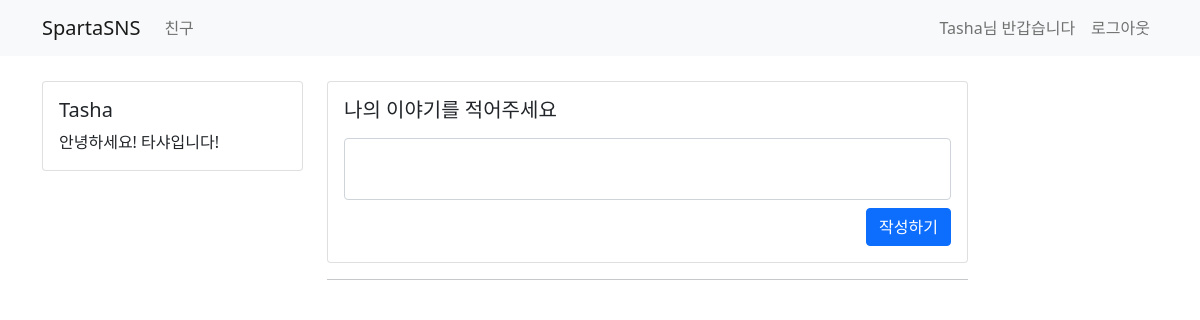
The app's page /tweet/ (signed in), older data.
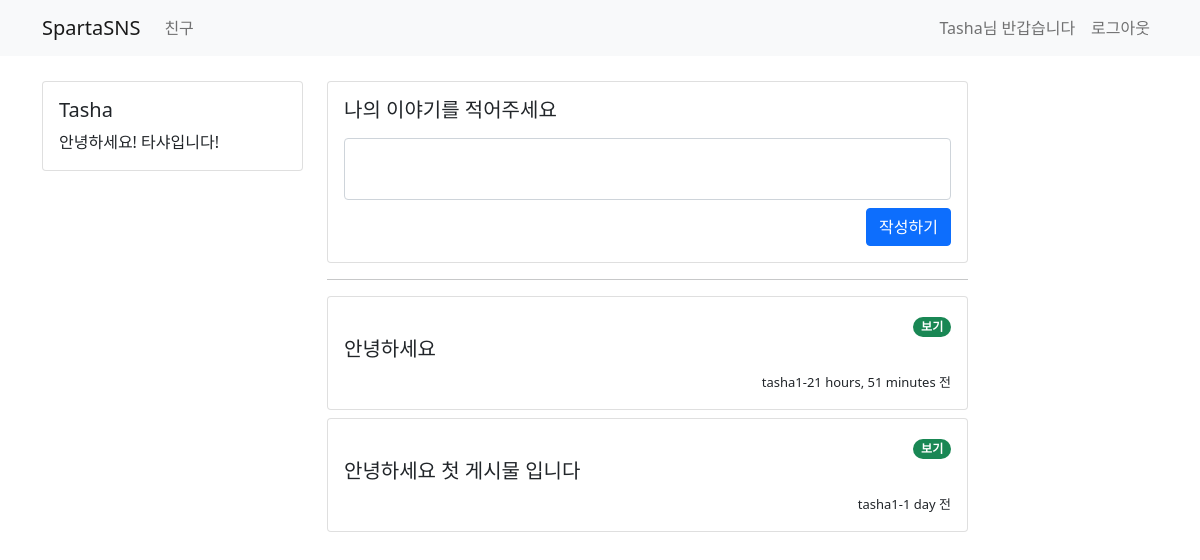
The same page, newer data.
### tweet/models.py (models this page shows)
class TweetModel(models.Model):
    class Meta:
        db_table = "tweet"
    author = models.ForeignKey(UserModel, on_delete=models.CASCADE) #foreign key= 다른 데이터베이스에서 정보를 가져오겠다
    content = models.CharField(max_length=256)
    created_at = models.DateTimeField(auto_now_add=True)
    updated_at = models.DateTimeField(auto_now=True)

### user/models.py (models this page shows)
class UserModel(AbstractUser): #모델스.모델의 기능들을 함께 사용하겠다
    class Meta: #데이터베이스에 정보를 넣어주는 역할
        db_table = "my_user"#내 db테이블이 my_user였으면 좋겠다
    bio = models.CharField(max_length=256, default='')

### tweet/views.py (the view, shortened to what this page needs)
# urls.py: path('', include('tweet.urls')),
def tweet(request):
    if request.method =='GET':
        user = request.user.is_authenticated #로그인 인증한 유저를 찾음
        if user: #로그인한 사람이 있다면
            all_tweet = TweetModel.objects.all().order_by('-created_at') #-는 역순으로 정렬하겠다는 뜻
            return render(request, 'tweet/home.html', {'tweet': all_tweet})
        else:
            return redirect("/sign-in")

### templates/tweet/home.html (shortened to what this page needs)
{% extends 'base.html' %}
{% block content %}
    <div class="container timeline-container">
        <div class="row">
            <div class="col-md-3">
                <div class="card">
                    <div class="card-body">
                        <h5 class="card-title">{{ user.username }}</h5>
                        <p class="card-text">{{ user.bio }}</p>
                    </div>
                </div>
            </div>
            <div class="col-md-7">
                <div class="row mb-2">
                    <div class="col-md-12">
                        <div class="card">
                            <div class="card-body">
                                <div class="media">
                                    <div class="media-body">
                                        <h5 class="mt-0">나의 이야기를 적어주세요</h5>
                                        <p>
                                        <form action="/tweet/" method="post">
                                            <div class="form-group mb-2">
                                                <textarea class="form-control" style="resize: none" name='my-content'
                                                          id="my-content"></textarea>
                                            </div>
                                            <button type="submit" class="btn btn-primary" style="float:right;">작성하기
                                            </button>
                                        </form>
                                        </p>
                                    </div>
                                </div>
                            </div>
                        </div>
                    </div>
                </div>
                <hr>
                <div class="row">
                    {% for tw in tweet %}
                        <div class="col-md-12 mb-2">
                            <div class="card">
                                <div class="card-body">
                                    <div style="text-align: right">
                                        <a href="#">
                                            <span class="badge rounded-pill bg-success">보기</span>
                                        </a>
                                    </div>
                                    <div class="media">
                                        <div class="media-body">
                                            <h5 class="mt-0">{{ tw.content }}</h5>
                                        </div>
                                        <div style="text-align: right">
                                            <span style="font-size: small">{{ tw.author.username }}-{{ tw.created_at|timesince }} 전</span>
                                        </div>
                                    </div>
                                </div>
                            </div>
                        </div>
                    {% endfor %}
                </div>
            </div>
            <div class="col-md-2"></div>
        </div>
    </div>
{% endblock %}

Row changes from the older to the newer data that the page shows:
added TweetModel: content "안녕하세요", author.username "tasha1", created_at "21 hours, 51 minutes"
added TweetModel: content "안녕하세요 첫 게시물 입니다", author.username "tasha1", created_at "1 day"
